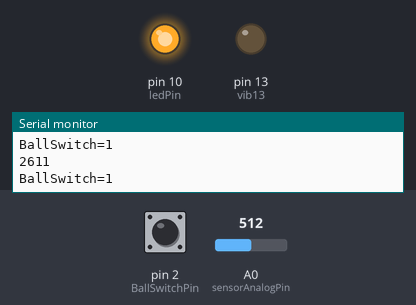
Simulated run of this sketch. Board: Arduino Uno, built with avr-gcc and run on an emulated ATmega328P. On the bench: output pins drawn as LEDs (lit = HIGH), the last lines printed to the serial monitor. The inputs (shaded band) are chosen by the test bench; at power-on: A0 (sensorAnalogPin) = 512, pin 2 (BallSwitchPin) HIGH.

Above: at 1.2 s.
1.3 s: A0 (sensorAnalogPin) set to 579
2.8 s: A0 (sensorAnalogPin) set to 602
At 4.0 s:
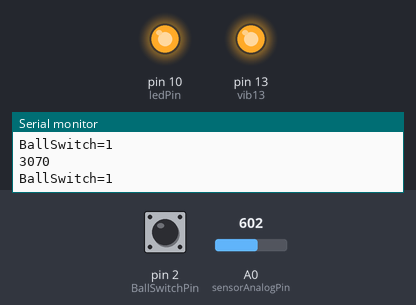
4.3 s: pin 2 (BallSwitchPin) pulled LOW for 0.15 s
At 4.52 s:
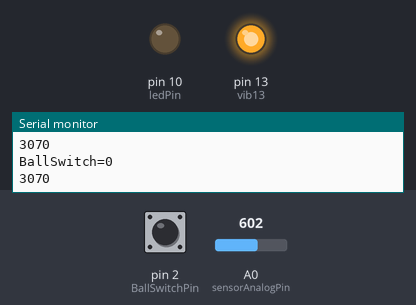
6.1 s: pin 2 (BallSwitchPin) pulled LOW for 3.2 s
At 9.9 s:
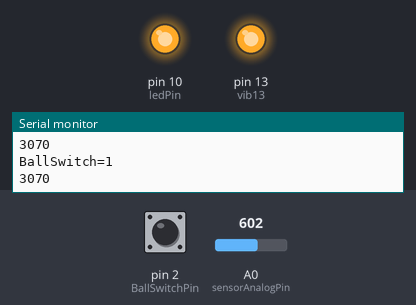
10.9 s: A0 (sensorAnalogPin) set to 511
At 11.3 s:
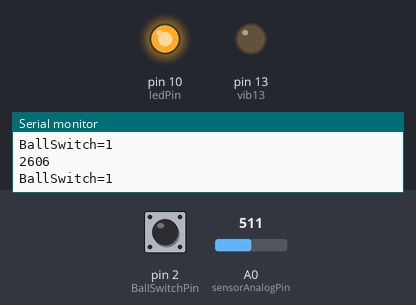
12.5 s: pin 2 (BallSwitchPin) pulled LOW for 1 s
At 13.4 s:
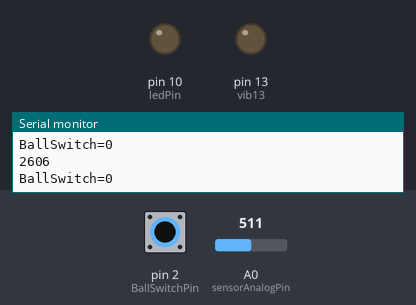
Timing chart, 0 to 15.5 s (numbered marks = the images above; inputs shaded):
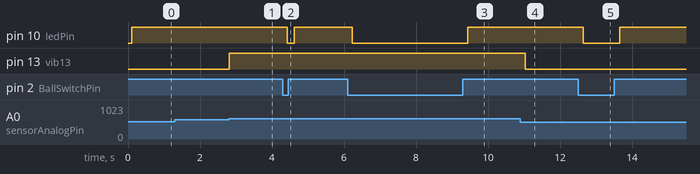

The sketch:

Sound_Ball.ino
```cpp
// www.elegoo.com
// 2018.10.24
/*
  LED1 should be lit, showing power. LED2 indicates sound input, and the sensitivity is adjusted by potentiometer.
  There is a tiny screw on the blue potentiometer block that you can use for adjustment. Turning that
  clockwise lowers the potentiometer value, while counter-clockwise raises the potentiometer value.
  Use the potentiometer to adjust the Sound Sensor sensitivity. Turn the potentiometer
  several rotations until you see the LED2 extinguish (or just faintly blink). This might be slightly greater than
  500, if you are also watching Serial Monitor (inital adjustment), or, Serial Plotter (the latter is prefererd for observation).
  Special thanks to user CRomer, for his input and hard work!
*/

//sound+vibrate
int  sensorAnalogPin = A0;    // Select the Arduino input pin to accept the Sound Sensor's analog output
//int  sensorDigitalPin = 7;    // Select the Arduino input pin to accept the Sound Sensor's digital output
int  analogValue = 0;         // Define variable to store the analog value coming from the Sound Sensor
int  realValue;
int  digitalValue;            // Define variable to store the digital value coming from the Sound Sensor
int  vib13 = 13;              // Define LED port; this is the LED built in to the Arduino (labled L)

//ballswitch
int BallSwitchPin= 2;
const int ledPin = 10;
int digitalVal;


void setup()
{
  Serial.begin(9600);               // The IDE settings for Serial Monitor/Plotter (preferred) must match this speed
  pinMode(sensorAnalogPin,INPUT);  // Define pin 7 as an input port, to accept digital input
  pinMode(BallSwitchPin,INPUT);

  pinMode(vib13,OUTPUT);
  pinMode(ledPin,OUTPUT);//initialize the ledPin as an output

  digitalWrite(sensorAnalogPin, HIGH);
  digitalWrite(BallSwitchPin, HIGH);


}

void loop(){
  analogValue = analogRead(sensorAnalogPin); // Read the value of the analog interface A0 assigned to digitalValue
  //digitalValue=digitalRead(sensorDigitalPin); // Read the value of the digital interface 7 assigned to digitalValue
  analogValue = map(analogValue, 0, 50, 0, 255);
  // analogWrite(Led13, analogValue);
  Serial.println(analogValue); // Send the analog value to the serial transmit interface


  if(analogValue>=3000)      // When the Sound Sensor sends signla, via voltage present, light LED13 (L)
  {
    digitalWrite(vib13,HIGH);
    delay(100);
  }
  else
  {
    digitalWrite(vib13,LOW);
  }

   //ball switch
   digitalVal = digitalRead(BallSwitchPin);
   Serial.print("BallSwitch=");
   Serial.println(digitalVal);
   delay(100);

   if(digitalVal == HIGH){
    digitalWrite(ledPin,HIGH);
    }
   else
   {
    digitalWrite(ledPin,LOW);
   }


}
```

Measured:
- the behaviour switches between 588 and 589 on A0 (sensorAnalogPin) (found by bisection; images 0 and 1)
- after the input at 2.8 s, pin 13 (vib13): LOW → HIGH at once
- after the input at 4.3 s, pin 10 (ledPin): HIGH → LOW after 0.12 s, → HIGH 0.20 s later
- after the input at 6.1 s, pin 10 (ledPin): HIGH → LOW after 0.13 s, → HIGH 3.2 s later
- after the input at 10.9 s, pin 13 (vib13): HIGH → LOW after 0.14 s
- after the input at 12.5 s, pin 10 (ledPin): HIGH → LOW after 0.15 s, → HIGH 1.0 s later
